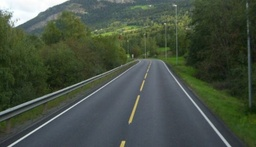
#> input picture exercises/part1/data/streetLines_01.jpg, 256 x 147 px, shrunk from 458 x 263 before the run
$ jupyter execute '16. Segmentation - Meanshift.ipynb'
#> lines starting #> are read from the running program, lines starting #| are printed output that depends on the picture
# 16. Segmentation - Meanshift

Segment some color images using the meanshift algorithm – cv.pyrMeanShiftFiltering(). Try different window
radius (spatial and color), number of pyramid levels and termination criteria.

[cell 1]
import cv2
import os
import numpy as np
import matplotlib.pyplot as plt

DATA_DIR = './data'
FILENAME = 'streetLines_01.jpg'

img = cv2.imread(os.path.join(DATA_DIR, FILENAME))
#> img is the input picture: shape (147, 256, 3); mean B, G, R 68.5, 82.1, 71.3
img = cv2.cvtColor(img, cv2.COLOR_BGR2RGB)

plt.imshow(img)
plt.title('Original Image')
plt.axis('off')
plt.show()

[cell 2]
for spatialRadius in range(10,50,10):
    segmentedImg = cv2.pyrMeanShiftFiltering(img, spatialRadius, 10)
    plt.imshow(segmentedImg)
    plt.title('spatialRadius = {0}'.format(spatialRadius))
    plt.axis('off')
    plt.show()

[cell 3]
for colorRadius in range(10,50,10):
    segmentedRoadImg = cv2.pyrMeanShiftFiltering(img, 20, colorRadius)
    plt.imshow(segmentedRoadImg)
    plt.title('colorRadius = {0}'.format(colorRadius))
    plt.axis('off')
    plt.show()
#> this loop made 4 passes
#> pass 2, `segmentedRoadImg = cv2.pyrMeanShiftFiltering(img, 20, colorRadius)`:
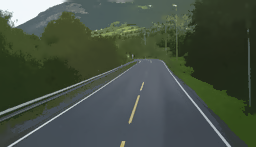
#> segmentedRoadImg: shape (147, 256, 3); mean R, G, B 70.3, 81, 68.4
#> pass 3, `segmentedRoadImg = cv2.pyrMeanShiftFiltering(img, 20, colorRadius)`:
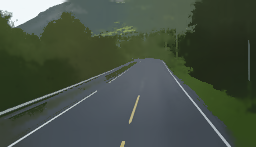
#> segmentedRoadImg: shape (147, 256, 3); mean R, G, B 70.2, 81, 68.3

[cell 4]
for maxPyrLevel in range(2,12,2):
    segmentedRoadImg = cv2.pyrMeanShiftFiltering(img, 40, 20, maxPyrLevel)
    plt.imshow(segmentedRoadImg)
    plt.title('maxPyrLevel = {0}'.format(maxPyrLevel))
    plt.axis('off')
    plt.show()
